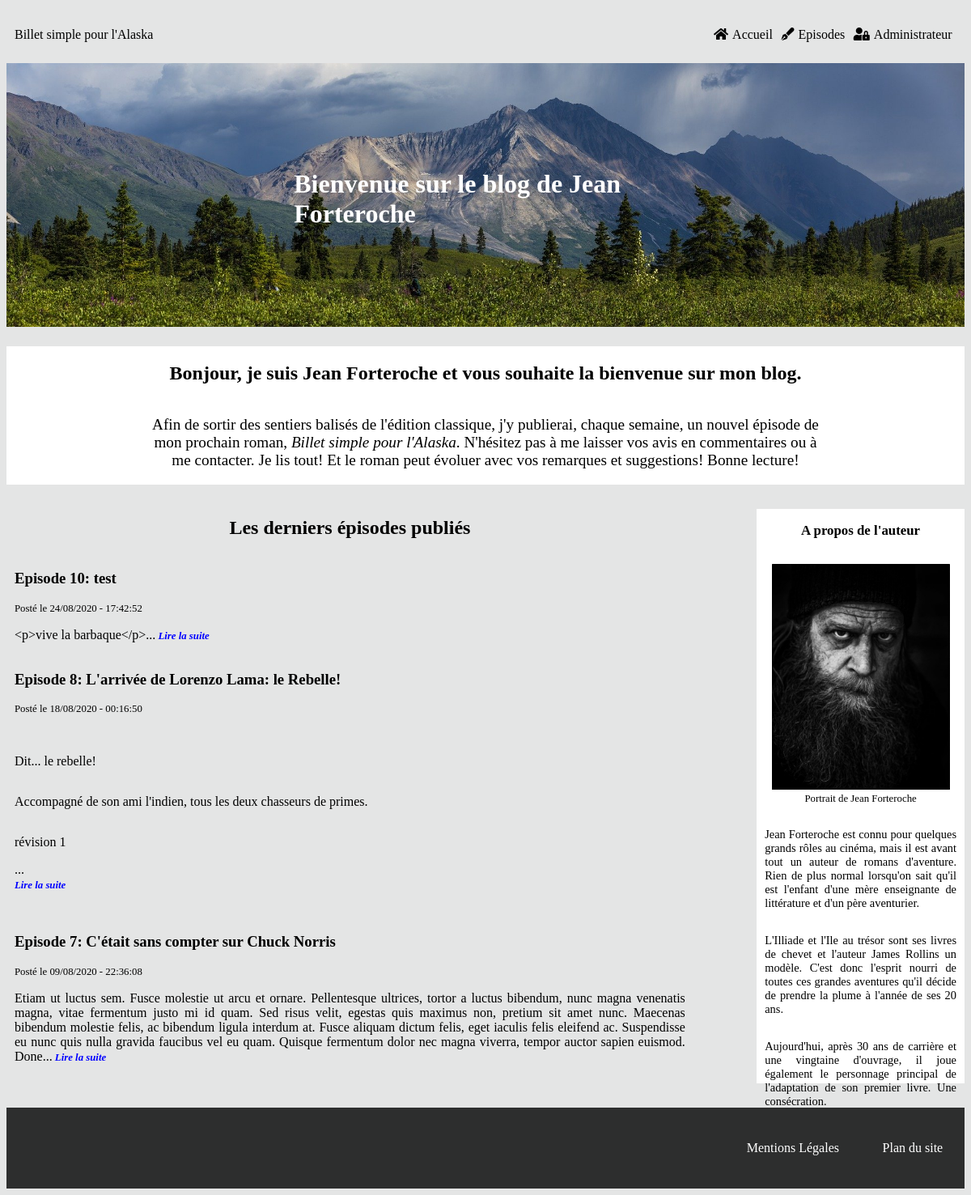
Before: / with the older database file.
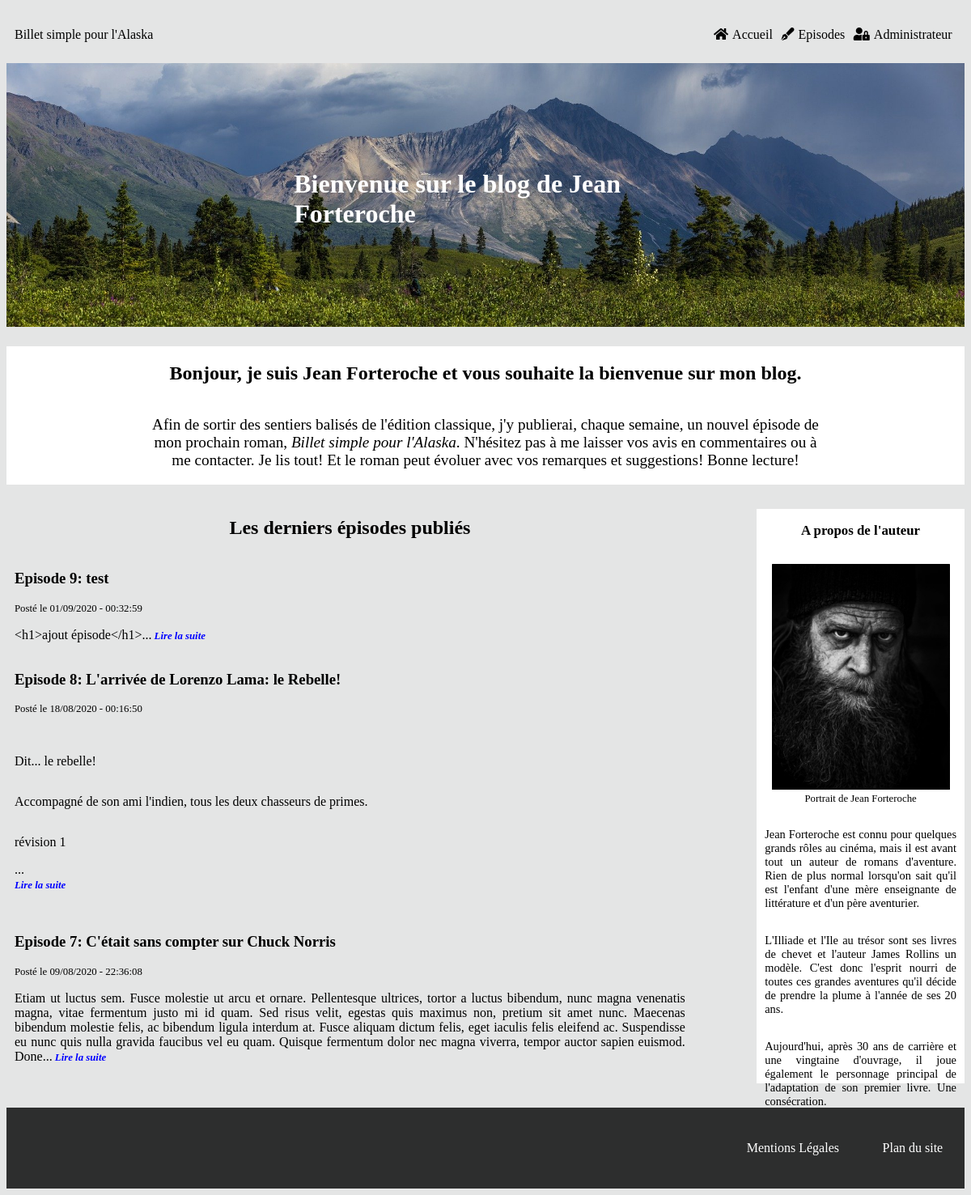
After: the same page with the newer database file.
### tables this page shows
CREATE TABLE IF NOT EXISTS `episodes` (
  `episode_id` tinyint(11) NOT NULL AUTO_INCREMENT,
  `numero_episode` tinyint(11) NOT NULL,
  `episode_title` char(255) NOT NULL,
  `episode_content` longtext NOT NULL,
  `episode_date` datetime NOT NULL DEFAULT CURRENT_TIMESTAMP,
  `episode_status` int(1) NOT NULL,
  PRIMARY KEY (`episode_id`),
  UNIQUE KEY `unicite` (`numero_episode`) USING BTREE
);

### src/View/View.php (called while the page is built, shortened)
<?php
class View
{
    public function display(array $data, string $template, string $layout) : void
    {
        require_once($template);
    }
}

### src/Controller/FrontOffice/PostController.php (called while the page is built, shortened)
<?php
class PostController
{
    private $postManager;
    private $view;
    private $layout;
    public function __construct(PostManager $postManager, View $view, CommentManager $commentManager, Session $session, Token $token)
    {
        $this->postManager = $postManager;
        $this->view = $view;
        $this->layout = '../templates/frontOffice/layout.html.php';
    }
    public function displayHome() : void
    {
        $data = $this->postManager->getThreeEpisodes();
        $template = 'home.html.php';
        $this->view->display($data, $template, $this->layout);
    }
}

### public/index.php (called while the page is built, shortened)
<?php
$router = new Router();
$router->run();

### src/Model/PostManager.php (called while the page is built, shortened)
<?php
class PostManager
{
    private $database;
    public function __construct(Database $database)
    {
        $this->database = $database;
    }
    public function getThreeEpisodes() : array
    {
        $request = $this->database->prepare("SELECT *, substring(episode_content, 1, 500) AS episode_content, DATE_FORMAT(episode_date, '%d/%m/%Y - %H:%i:%s') AS episode_date
            FROM episodes
            WHERE episode_status = 1
            ORDER BY numero_episode
            DESC LIMIT 0, 3");
        $request->execute();
        return $request->fetchAll();
    }
}

### Templates/Frontoffice/home.html.php (the view)
<h2>Les derniers épisodes publiés</h2>
<?php foreach ($data as $entry) {?>
    <article>
        <a href='index.php?action=post&id=<?=$entry['episode_id']?>'>
            <h3 class='episode_title'>Episode <?=$entry['numero_episode']?>: <?=$entry['episode_title']?></h3>
        </a>
        <span class='post_date'>Posté le <?=$entry['episode_date']?></span>
        <p><?=$entry['episode_content']?>...<span id='read_next'><a href="index.php?action=post&id=<?=$entry['episode_id']?>"> Lire la suite</a></span></p>
    </article>
<?php
}?>

Changed rows visible on the page:
removed episodes: numero_episode "10", episode_title "test", episode_date "24/08/2020 - 17:42:52", episode_content "<p>vive la barbaque</p>"
added episodes: numero_episode "9", episode_title "test", episode_date "01/09/2020 - 00:32:59", episode_content "<h1>ajout épisode</h1>"
